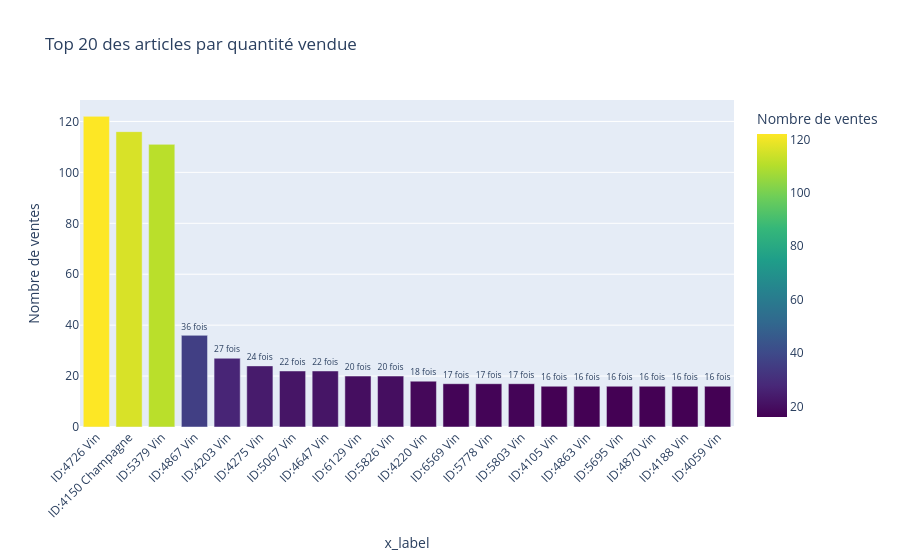

Write notebook code for a chart like this one.
### Markdown cell above
<div style="border: 1px solid RGB(51,165,182);" >
<h3 style="margin: auto; padding: 20px; color: RGB(51,165,182); ">Etape 5.2 - Analyse des ventes en quantité</h3>
</div>

### Code cell
#####################################
# Palmarès des articles en quantité #
#####################################
#Effectuer le tri dans l'ordre décroissant de quantités vendues du dataset df_merge
palmares_qt= df_final.sort_values('total_sales',ascending=False)

#Réinitialiser l'index du dataset par un reset_index
palmares_qt= palmares_qt.reset_index(drop=True)

#Afficher les 20 premiers articles en quantité
top_20_qt= palmares_qt.head(20)

#Graphique en barre des 20 premiers articles avec plotly express
top_20_qt['x_label'] = " ID:" + top_20_qt['product_id'].astype(str) +" "+ top_20_qt['product_type'].astype(str) 

fig = px.bar(top_20_qt,
            x='x_label',                  
            y='total_sales',
            text='total_sales',           
            title='Top 20 des articles par quantité vendue',
            labels={'total_sales': 'Nombre de ventes', 'product_id': 'Produit'},
            color='total_sales',
            color_continuous_scale='Viridis',
            hover_data=['product_id']
            )
fig.update_traces(texttemplate='%{text} fois', textposition='outside')
fig.update_layout(xaxis_tickangle=-45, uniformtext_minsize=8, uniformtext_mode='hide')
fig.show()

### Figure 1 — Plotly figure (JSON) as saved in the notebook; plotly's stock layout.template omitted (floating-point values rounded to 4 significant figures)
{"data": [{"alignmentgroup": "True", "customdata": [[4726], [4150], [5379], [4867], [4203], [4275], [5067], [4647], [6129], [5826], [4220], [6569], [5778], [5803], [4105], [4863], [5695], [4870], [4188], [4059]], "hovertemplate": "x_label=%{x}<br>Nombre de ventes=%{marker.color}<br>Produit=%{customdata[0]}<extra></extra>", "legendgroup": "", "marker": {"color": [122, 116, 111, 36, 27, 24, 22, 22, 20, 20, 18, 17, 17, 17, 16, 16, 16, 16, 16, 16], "coloraxis": "coloraxis", "pattern": {"shape": ""}}, "name": "", "offsetgroup": "", "orientation": "v", "showlegend": false, "text": [122, 116, 111, 36, 27, 24, 22, 22, 20, 20, 18, 17, 17, 17, 16, 16, 16, 16, 16, 16], "textposition": "outside", "texttemplate": "%{text} fois", "type": "bar", "x": [" ID:4726 Vin", " ID:4150 Champagne", " ID:5379 Vin", " ID:4867 Vin", " ID:4203 Vin", " ID:4275 Vin", " ID:5067 Vin", " ID:4647 Vin", " ID:6129 Vin", " ID:5826 Vin", " ID:4220 Vin", " ID:6569 Vin", " ID:5778 Vin", " ID:5803 Vin", " ID:4105 Vin", " ID:4863 Vin", " ID:5695 Vin", " ID:4870 Vin", " ID:4188 Vin", " ID:4059 Vin"], "xaxis": "x", "y": [122, 116, 111, 36, 27, 24, 22, 22, 20, 20, 18, 17, 17, 17, 16, 16, 16, 16, 16, 16], "yaxis": "y"}], "layout": {"autosize": true, "barmode": "relative", "coloraxis": {"colorbar": {"title": {"text": "Nombre de ventes"}}, "colorscale": [[0, "#440154"], [0.1111, "#482878"], [0.2222, "#3e4989"], [0.3333, "#31688e"], [0.4444, "#26828e"], [0.5556, "#1f9e89"], [0.6667, "#35b779"], [0.7778, "#6ece58"], [0.8889, "#b5de2b"], [1, "#fde725"]]}, "legend": {"tracegroupgap": 0}, "title": {"text": "Top 20 des articles par quantité vendue"}, "uniformtext": {"minsize": 8, "mode": "hide"}, "xaxis": {"anchor": "y", "autorange": true, "domain": [0, 1], "range": [-0.5, 19.5], "tickangle": -45, "title": {"text": "x_label"}, "type": "category"}, "yaxis": {"anchor": "x", "autorange": true, "domain": [0, 1], "range": [0, 128.4], "title": {"text": "Nombre de ventes"}, "type": "linear"}}}
